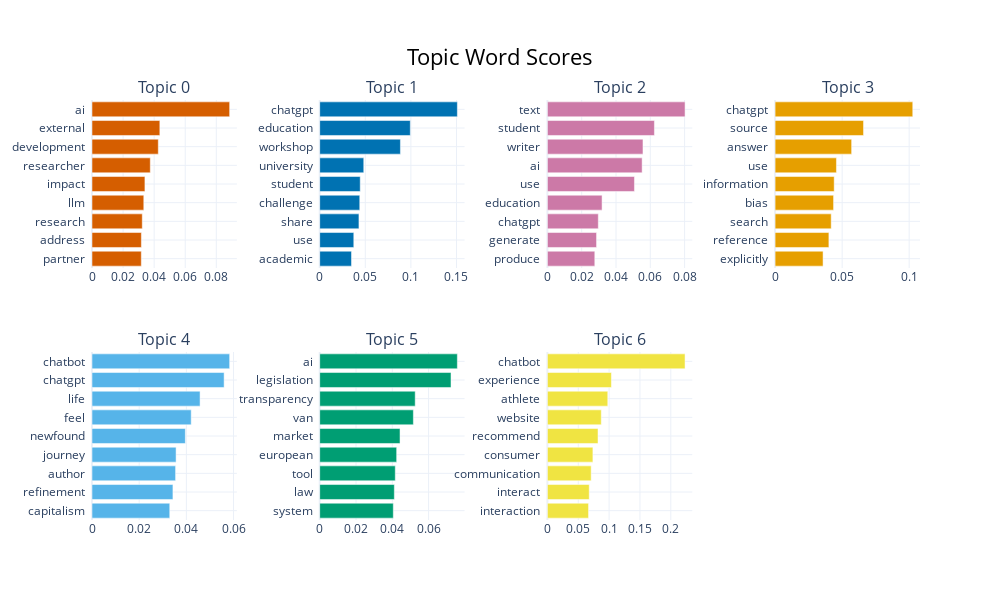

Write notebook code for a chart like this one.
### Code cell
topic_model.visualize_barchart(top_n_topics=8,n_words=9,height=300)

### Figure 1 — Plotly figure (JSON) as saved in the notebook; plotly's stock layout.template omitted (floating-point values rounded to 4 significant figures)
{"data": [{"marker": {"color": "#D55E00"}, "orientation": "h", "type": "bar", "x": [0.03173, 0.03178, 0.03235, 0.03333, 0.03406, 0.03751, 0.04266, 0.04366, 0.08859], "xaxis": "x", "y": ["partner  ", "address  ", "research  ", "llm  ", "impact  ", "researcher  ", "development  ", "external  ", "ai  "], "yaxis": "y"}, {"marker": {"color": "#0072B2"}, "orientation": "h", "type": "bar", "x": [0.03488, 0.03738, 0.04303, 0.04393, 0.04445, 0.04831, 0.08852, 0.09937, 0.151], "xaxis": "x2", "y": ["academic  ", "use  ", "share  ", "challenge  ", "student  ", "university  ", "workshop  ", "education  ", "chatgpt  "], "yaxis": "y2"}, {"marker": {"color": "#CC79A7"}, "orientation": "h", "type": "bar", "x": [0.02763, 0.02866, 0.02967, 0.03187, 0.05075, 0.05524, 0.05573, 0.0624, 0.08026], "xaxis": "x3", "y": ["produce  ", "generate  ", "chatgpt  ", "education  ", "use  ", "ai  ", "writer  ", "student  ", "text  "], "yaxis": "y3"}, {"marker": {"color": "#E69F00"}, "orientation": "h", "type": "bar", "x": [0.03578, 0.04012, 0.04185, 0.04361, 0.04408, 0.04576, 0.05709, 0.06597, 0.1027], "xaxis": "x4", "y": ["explicitly  ", "reference  ", "search  ", "bias  ", "information  ", "use  ", "answer  ", "source  ", "chatgpt  "], "yaxis": "y4"}, {"marker": {"color": "#56B4E9"}, "orientation": "h", "type": "bar", "x": [0.03296, 0.03431, 0.03544, 0.03564, 0.03957, 0.04205, 0.04581, 0.05601, 0.05835], "xaxis": "x5", "y": ["capitalism  ", "refinement  ", "author  ", "journey  ", "newfound  ", "feel  ", "life  ", "chatgpt  ", "chatbot  "], "yaxis": "y5"}, {"marker": {"color": "#009E73"}, "orientation": "h", "type": "bar", "x": [0.04055, 0.04113, 0.04164, 0.0424, 0.04426, 0.05161, 0.05262, 0.07235, 0.07585], "xaxis": "x6", "y": ["system  ", "law  ", "tool  ", "european  ", "market  ", "van  ", "transparency  ", "legislation  ", "ai  "], "yaxis": "y6"}, {"marker": {"color": "#F0E442"}, "orientation": "h", "type": "bar", "x": [0.06667, 0.0678, 0.07095, 0.07375, 0.08202, 0.08733, 0.09787, 0.1038, 0.2231], "xaxis": "x7", "y": ["interaction  ", "interact  ", "communication  ", "consumer  ", "recommend  ", "website  ", "athlete  ", "experience  ", "chatbot  "], "yaxis": "y7"}], "layout": {"annotations": [{"font": {"size": 16}, "showarrow": false, "text": "Topic 0", "x": 0.0875, "xanchor": "center", "xref": "paper", "y": 1, "yanchor": "bottom", "yref": "paper"}, {"font": {"size": 16}, "showarrow": false, "text": "Topic 1", "x": 0.3625, "xanchor": "center", "xref": "paper", "y": 1, "yanchor": "bottom", "yref": "paper"}, {"font": {"size": 16}, "showarrow": false, "text": "Topic 2", "x": 0.6375, "xanchor": "center", "xref": "paper", "y": 1, "yanchor": "bottom", "yref": "paper"}, {"font": {"size": 16}, "showarrow": false, "text": "Topic 3", "x": 0.9125, "xanchor": "center", "xref": "paper", "y": 1, "yanchor": "bottom", "yref": "paper"}, {"font": {"size": 16}, "showarrow": false, "text": "Topic 4", "x": 0.0875, "xanchor": "center", "xref": "paper", "y": 0.4, "yanchor": "bottom", "yref": "paper"}, {"font": {"size": 16}, "showarrow": false, "text": "Topic 5", "x": 0.3625, "xanchor": "center", "xref": "paper", "y": 0.4, "yanchor": "bottom", "yref": "paper"}, {"font": {"size": 16}, "showarrow": false, "text": "Topic 6", "x": 0.6375, "xanchor": "center", "xref": "paper", "y": 0.4, "yanchor": "bottom", "yref": "paper"}], "height": 600, "hoverlabel": {"bgcolor": "white", "font": {"family": "Rockwell", "size": 16}}, "showlegend": false, "title": {"font": {"color": "Black", "size": 22}, "text": "Topic Word Scores", "x": 0.5, "xanchor": "center", "yanchor": "top"}, "width": 1000, "xaxis": {"anchor": "y", "domain": [0, 0.175], "showgrid": true}, "xaxis2": {"anchor": "y2", "domain": [0.275, 0.45], "showgrid": true}, "xaxis3": {"anchor": "y3", "domain": [0.55, 0.725], "showgrid": true}, "xaxis4": {"anchor": "y4", "domain": [0.825, 1], "showgrid": true}, "xaxis5": {"anchor": "y5", "domain": [0, 0.175], "showgrid": true}, "xaxis6": {"anchor": "y6", "domain": [0.275, 0.45], "showgrid": true}, "xaxis7": {"anchor": "y7", "domain": [0.55, 0.725], "showgrid": true}, "xaxis8": {"anchor": "y8", "domain": [0.825, 1], "showgrid": true}, "yaxis": {"anchor": "x", "domain": [0.6, 1], "showgrid": true}, "yaxis2": {"anchor": "x2", "domain": [0.6, 1], "showgrid": true}, "yaxis3": {"anchor": "x3", "domain": [0.6, 1], "showgrid": true}, "yaxis4": {"anchor": "x4", "domain": [0.6, 1], "showgrid": true}, "yaxis5": {"anchor": "x5", "domain": [0, 0.4], "showgrid": true}, "yaxis6": {"anchor": "x6", "domain": [0, 0.4], "showgrid": true}, "yaxis7": {"anchor": "x7", "domain": [0, 0.4], "showgrid": true}, "yaxis8": {"anchor": "x8", "domain": [0, 0.4], "showgrid": true}}}
